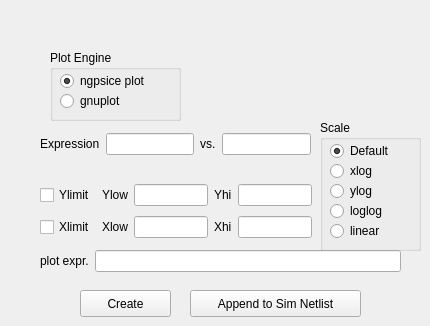
    <widget class="QWidget" name="tab">
     <attribute name="title">
      <string>Plot</string>
     </attribute>
     <widget class="QGroupBox" name="groupBox_5">
      <property name="geometry">
       <rect>
        <x>320</x>
        <y>120</y>
        <width>101</width>
        <height>131</height>
       </rect>
      </property>
      <property name="title">
       <string>Scale</string>
      </property>
      <widget class="QRadioButton" name="radioButtonPLOT_DEFAULT">
       <property name="geometry">
        <rect>
         <x>10</x>
         <y>20</y>
         <width>117</width>
         <height>22</height>
        </rect>
       </property>
       <property name="text">
        <string>Default</string>
       </property>
       <property name="checked">
        <bool>true</bool>
       </property>
      </widget>
      <widget class="QRadioButton" name="radioButtonPLOT_XLOG">
       <property name="geometry">
        <rect>
         <x>10</x>
         <y>40</y>
         <width>71</width>
         <height>22</height>
        </rect>
       </property>
       <property name="text">
        <string>xlog</string>
       </property>
       <property name="checked">
        <bool>false</bool>
       </property>
      </widget>
      <widget class="QRadioButton" name="radioButtonPLOT_YLOG">
       <property name="geometry">
        <rect>
         <x>10</x>
         <y>60</y>
         <width>71</width>
         <height>22</height>
        </rect>
       </property>
       <property name="text">
        <string>ylog</string>
       </property>
       <property name="checked">
        <bool>false</bool>
       </property>
      </widget>
      <widget class="QRadioButton" name="radioButtonPLOT_LOGLOG">
       <property name="geometry">
        <rect>
         <x>10</x>
         <y>80</y>
         <width>71</width>
         <height>22</height>
        </rect>
       </property>
       <property name="text">
        <string>loglog</string>
       </property>
       <property name="checked">
        <bool>false</bool>
       </property>
      </widget>
      <widget class="QRadioButton" name="radioButtonPLOT_LINEAR">
       <property name="geometry">
        <rect>
         <x>10</x>
         <y>100</y>
         <width>71</width>
         <height>22</height>
        </rect>
       </property>
       <property name="text">
        <string>linear</string>
       </property>
       <property name="checked">
        <bool>false</bool>
       </property>
      </widget>
     </widget>
     <widget class="QWidget" name="layoutWidget">
      <property name="geometry">
       <rect>
        <x>40</x>
        <y>180</y>
        <width>272</width>
        <height>62</height>
       </rect>
      </property>
      <layout class="QGridLayout" name="gridLayout">
       <item row="0" column="3">
        <widget class="QLabel" name="label_77">
         <property name="text">
          <string>Yhi</string>
         </property>
        </widget>
       </item>
       <item row="0" column="2">
        <widget class="QLineEdit" name="lineEditPLOT_YLO"/>
       </item>
       <item row="0" column="0">
        <widget class="QCheckBox" name="checkBox_PLOT_YLIMIT">
         <property name="text">
          <string>Ylimit</string>
         </property>
        </widget>
       </item>
       <item row="0" column="1">
        <widget class="QLabel" name="label_76">
         <property name="text">
          <string>Ylow</string>
         </property>
        </widget>
       </item>
       <item row="0" column="4">
        <widget class="QLineEdit" name="lineEditPLOT_YHI"/>
       </item>
       <item row="1" column="2">
        <widget class="QLineEdit" name="lineEditPLOT_XLO"/>
       </item>
       <item row="1" column="0">
        <widget class="QCheckBox" name="checkBox_PLOT_XLIMIT">
         <property name="text">
          <string>Xlimit</string>
         </property>
        </widget>
       </item>
       <item row="1" column="1">
        <widget class="QLabel" name="label_78">
         <property name="text">
          <string>Xlow</string>
         </property>
        </widget>
       </item>
       <item row="1" column="3">
        <widget class="QLabel" name="label_79">
         <property name="text">
          <string>Xhi</string>
         </property>
        </widget>
       </item>
       <item row="1" column="4">
        <widget class="QLineEdit" name="lineEditPLOT_XHI"/>
       </item>
      </layout>
     </widget>
     <widget class="QWidget" name="layoutWidget">
      <property name="geometry">
       <rect>
        <x>40</x>
        <y>130</y>
        <width>271</width>
        <height>29</height>
       </rect>
      </property>
      <layout class="QGridLayout" name="gridLayout_2">
       <item row="0" column="0">
        <widget class="QLabel" name="label_80">
         <property name="text">
          <string>Expression</string>
         </property>
        </widget>
       </item>
       <item row="0" column="1">
        <widget class="QLineEdit" name="lineEditPLOT_EXPRS"/>
       </item>
       <item row="0" column="2">
        <widget class="QLabel" name="label_81">
         <property name="text">
          <string>vs.</string>
         </property>
        </widget>
       </item>
       <item row="0" column="3">
        <widget class="QLineEdit" name="lineEditPLOT_XNAME"/>
       </item>
      </layout>
     </widget>
     <widget class="QGroupBox" name="groupBox_6">
      <property name="geometry">
       <rect>
        <x>50</x>
        <y>50</y>
        <width>131</width>
        <height>71</height>
       </rect>
      </property>
      <property name="title">
       <string>Plot Engine</string>
      </property>
      <widget class="QRadioButton" name="radioButtonPLOT_PLOT">
       <property name="geometry">
        <rect>
         <x>10</x>
         <y>20</y>
         <width>111</width>
         <height>22</height>
        </rect>
       </property>
       <property name="text">
        <string>ngpsice plot</string>
       </property>
       <property name="checked">
        <bool>true</bool>
       </property>
      </widget>
      <widget class="QRadioButton" name="radioButtonPLOT_GNUPLOT">
       <property name="geometry">
        <rect>
         <x>10</x>
         <y>40</y>
         <width>81</width>
         <height>22</height>
        </rect>
       </property>
       <property name="text">
        <string>gnuplot</string>
       </property>
       <property name="checked">
        <bool>false</bool>
       </property>
      </widget>
     </widget>
     <widget class="QPushButton" name="pushButtonPLOT_APPEND">
      <property name="geometry">
       <rect>
        <x>190</x>
        <y>290</y>
        <width>171</width>
        <height>27</height>
       </rect>
      </property>
      <property name="text">
       <string>Append to Sim Netlist</string>
      </property>
     </widget>
     <widget class="QPushButton" name="pushButtonPLOT_CREATE">
      <property name="geometry">
       <rect>
        <x>80</x>
        <y>290</y>
        <width>91</width>
        <height>27</height>
       </rect>
      </property>
      <property name="text">
       <string>Create</string>
      </property>
     </widget>
     <widget class="QWidget" name="layoutWidget">
      <property name="geometry">
       <rect>
        <x>40</x>
        <y>250</y>
        <width>361</width>
        <height>29</height>
       </rect>
      </property>
      <layout class="QFormLayout" name="formLayout_15">
       <item row="0" column="0">
        <widget class="QLabel" name="label_82">
         <property name="text">
          <string>plot expr.</string>
         </property>
        </widget>
       </item>
       <item row="0" column="1">
        <widget class="QLineEdit" name="lineEditPLOT_FINAL_EXP"/>
       </item>
      </layout>
     </widget>
    </widget>
